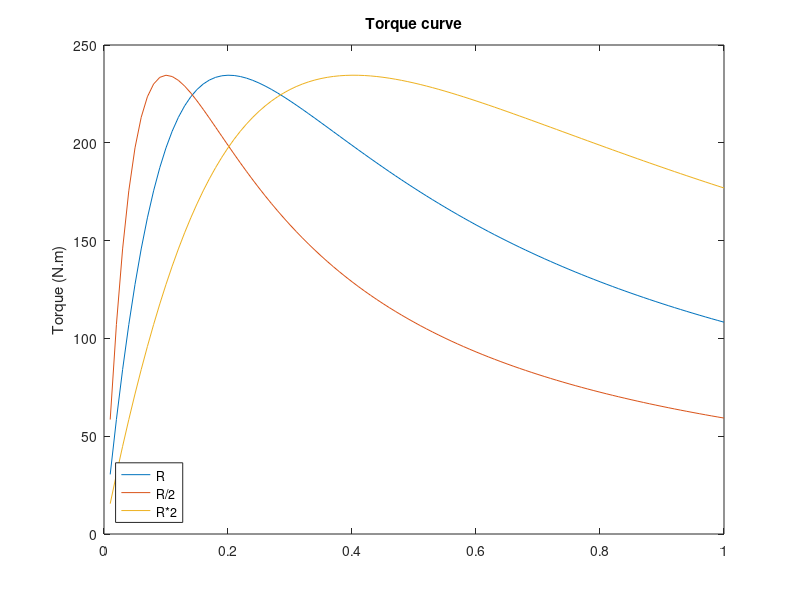

Source code (MATLAB):
clear, clc, close all, format short 
r1 = 0.641;
x1 = 1.106i;
r2 = 0.332;
x2 = 0.464i;
xm = 26.3i;
v = 460;
et = 1; %star = 1; triangle = 0
np = 4;
w  = 0;
SoW = 0; % s = 0; w = 1
s = 0.016;
fe = 60;
pm = 100;

if et == 1
    vl = v/sqrt(3);
else
    vl = v;
end
ns = (120*fe)/np
if SoW == 1
    s = (ns-w)/ns
else
    w=ns*(1-s)
end
    
r2l = r2/s
req = ((r1+x1)+(((r2l+x2)*(xm))/((r2l+x2)+(xm))))
ie = vl/req
Ie = abs(ie)
anIe = rad2deg(angle(ie))
ir = ie*(xm/(xm+r2l+x2));
v1eq = vl*(xm/(r1+xm+x1))
V1eq = abs(v1eq)
anV1 = rad2deg(angle(v1eq))
z1eq = (xm*(r1+x1))/(r1+xm+x1)
r1eq = real(z1eq)
x1eq = imag(z1eq)
ws = ((2*pi)/60)*ns;
ip = abs(v1eq)/sqrt((real(z1eq)+r2)^2+(imag(z1eq))+x2)
tp = (3*r2*ip^2)/(((2*pi)/60)*ns);
smaxt = r2/(sqrt((r1eq)^2)+(x1eq+x2)^2);
smaxt = abs(smaxt)
nmaxt = ns*(1-smaxt)
tmax = abs((1/ws)*((1.5*v1eq^2)/(real(z1eq)+sqrt((real(z1eq))^2+(imag(z1eq)+x2)^2))))
pin = abs(3*vl*ie*cos(angle(ie)))
pscl = abs(3*r1*ie^2)
pag = pin-pscl
pconv = (1-s)*pag
pout = pconv-pm
n = pout/pin

x2=abs(x2)
a1 = 2*r2
rr = [0.01:0.02:a1]
sv = [0.01:0.01:1]
figure(1) 
subplot(1,1,1);
for k=1:1:length(sv)
    a1=(1/(((2*pi)/60)*w));
    a3=(3*(V1eq^2)*(r2/sv(k)));
    a4=((r1eq+(r2/sv(k)))^2);
    a5=((x1eq+x2)^2);;
    y(k) = a1*(a3/(a4+a5));
end
plot(sv, y)
r2=r2/2;
for k=1:1:length(sv)
    a1=(1/(((2*pi)/60)*w));
    a3=(3*(V1eq^2)*(r2/sv(k)));
    a4=((r1eq+(r2/sv(k)))^2);
    a5=((x1eq+x2)^2);;
    y(k) = a1*(a3/(a4+a5));
end
hold on
plot(sv, y)
r2=r2*4
for k=1:1:length(sv)
    a1=(1/(((2*pi)/60)*w));
    a3=(3*(V1eq^2)*(r2/sv(k)));
    a4=((r1eq+(r2/sv(k)))^2);
    a5=((x1eq+x2)^2);;
    y(k) = a1*(a3/(a4+a5));
end
hold on
plot(sv, y)
title('Torque curve')
%xlabel('slip (normalized)') 
ylabel('Torque (N.m)')
legend({'R','R/2','R*2'},'Location','southwest')

%subplot(2,1,2);

